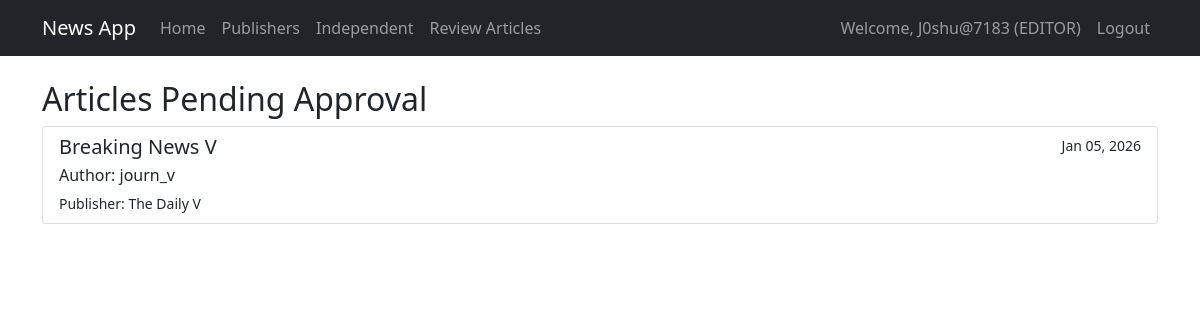
The page /articles/approval/ (signed in) on the database as committed earlier.
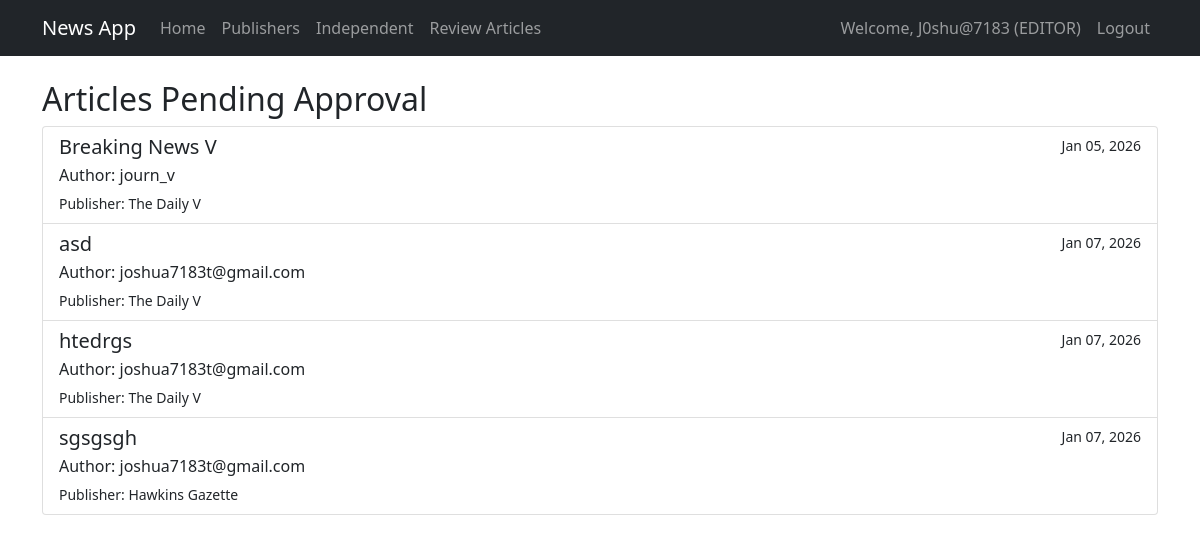
The same page on the database as committed later.
### users/models.py (models this page shows, shortened)
class User(AbstractUser):
    class Roles(models.TextChoices):
        READER = 'READER', 'Reader'
        JOURNALIST = 'JOURNALIST', 'Journalist'
        EDITOR = 'EDITOR', 'Editor'
    role = models.CharField(max_length=20, choices=Roles.choices, default=Roles.READER)
    bio = models.TextField(blank=True)
    subscriptions_to_publishers = models.ManyToManyField('publications.Publisher', blank=True, related_name='subscribers')
    subscriptions_to_journalists = models.ManyToManyField('self', blank=True, symmetrical=False, related_name='journalist_subscribers')
    def is_editor(self):
        return self.role == self.Roles.EDITOR

### articles/models.py (models this page shows, shortened)
class Article(models.Model):
    title = models.CharField(max_length=200)
    content = models.TextField()
    image = models.ImageField(upload_to='articles/', blank=True, null=True)
    author = models.ForeignKey(settings.AUTH_USER_MODEL, on_delete=models.CASCADE, related_name='authored_articles')
    publisher = models.ForeignKey(Publisher, on_delete=models.SET_NULL, null=True, blank=True, related_name='articles')
    approved = models.BooleanField(default=False)
    created_at = models.DateTimeField(auto_now_add=True)
    updated_at = models.DateTimeField(auto_now=True)
    approved_by = models.ForeignKey(settings.AUTH_USER_MODEL, on_delete=models.SET_NULL, null=True, blank=True, related_name='approved_articles')
    declined_reason = models.TextField(blank=True)
    declined_by = models.ForeignKey(settings.AUTH_USER_MODEL, on_delete=models.SET_NULL, null=True, blank=True, related_name='declined_articles')
    declined_at = models.DateTimeField(null=True, blank=True)

### publications/models.py (models this page shows, shortened)
class Publisher(models.Model):
    title = models.CharField(max_length=200)
    description = models.TextField(blank=True)
    editors = models.ManyToManyField(settings.AUTH_USER_MODEL, related_name='publisher_editors', blank=True)
    journalists = models.ManyToManyField(settings.AUTH_USER_MODEL, related_name='publisher_journalists', blank=True)
    created_at = models.DateTimeField(auto_now_add=True)

### articles/web_views.py (the view)
# urls.py: path('approval/', web_views.approval_list, name='approval_list'),
@login_required
@user_passes_test(is_editor)
def approval_list(request):
    articles = Article.objects.filter(approved=False)
    return render(request, 'articles/approval_list.html', {'articles': articles})

### articles/web_views.py (called while the page is built)
def is_editor(user):
    return user.is_authenticated and user.is_editor()

### templates/articles/approval_list.html (shortened to what this page needs)
{% extends 'base.html' %}
{% block content %}
    <h2>Articles Pending Approval</h2>
    {% if articles %}
        <div class="list-group">
            {% for article in articles %}
                <a href="{% url 'approval_detail' article.id %}" class="list-group-item list-group-item-action">
                    <div class="d-flex w-100 justify-content-between">
                        <h5 class="mb-1">{{ article.title }}</h5>
                        <small>{{ article.created_at|date:"M d, Y" }}</small>
                    </div>
                    <p class="mb-1">Author: {{ article.author.username }}</p>
                    <small>Publisher: {{ article.publisher.title|default:"Independent" }}</small>
                </a>
            {% endfor %}
        </div>
    {% else %}
        <p>No articles pending approval.</p>
    {% endif %}
{% endblock %}

### templates/base.html (shortened to what this page needs)
<!DOCTYPE html>
<html lang="en">
<head>
    <link href="https://cdn.jsdelivr.net/npm/bootstrap@5.1.3/dist/css/bootstrap.min.css" rel="stylesheet">
</head>
<body>
    <nav class="navbar navbar-expand-lg navbar-dark bg-dark">
        <div class="container">
            <a class="navbar-brand" href="{% url 'home' %}">News App</a>
            <div class="collapse navbar-collapse">
                <ul class="navbar-nav me-auto">
                    <li class="nav-item">
                        <a class="nav-link" href="{% url 'home' %}">Home</a>
                    </li>
                    <li class="nav-item">
                        <a class="nav-link" href="{% url 'publisher_feed' %}">Publishers</a>
                    </li>
                    <li class="nav-item">
                        <a class="nav-link" href="{% url 'independent_feed' %}">Independent</a>
                    </li>
                    {% if user.is_authenticated %}
                        {% if user.role == 'EDITOR' %}
                            <li class="nav-item">
                                <a class="nav-link" href="{% url 'approval_list' %}">Review Articles</a>
                            </li>
                        {% endif %}
                    {% endif %}
                </ul>
                <ul class="navbar-nav ms-auto">
                    {% if user.is_authenticated %}
                        <li class="nav-item">
                            <span class="nav-link">Welcome, {{ user.username }} ({{ user.role }})</span>
                        </li>
                        <li class="nav-item">
                            <a class="nav-link" href="{% url 'logout' %}">Logout</a>
                        </li>
                    {% endif %}
                </ul>
            </div>
        </div>
    </nav>
    <div class="container mt-4">
        {% block content %}
        {% endblock %}
    </div>
</body>
</html>

Rows that differ between the two databases and show on the page:
added Article: title "asd", created_at "Jan 07, 2026", author.username "joshua7183t@gmail.com", publisher "The Daily V"
added Article: title "htedrgs", created_at "Jan 07, 2026", author.username "joshua7183t@gmail.com", publisher "The Daily V"
added Article: title "sgsgsgh", created_at "Jan 07, 2026", author.username "joshua7183t@gmail.com", publisher "Hawkins Gazette"
